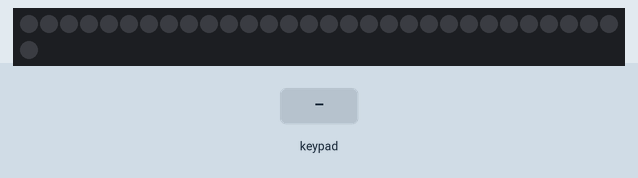
Simulated run of this sketch. Board: Arduino Uno, built with avr-gcc and run on an emulated ATmega328P. Shown: 31 RGB LEDs in strip order, left to right, continuing on the next row. Inputs (shaded band) come from the test bench. Dim RGB values are drawn brighter than linear; random numbers use the default seed unless the sketch sets one.

Above: at 1.2 s.
1.3 s: keypad keys 7 6 5 4 # pressed 0.4 s apart
At 4.8 s:
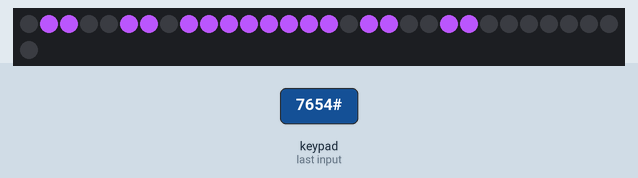
5.0 s: keypad keys 7 6 5 4 * pressed 0.4 s apart
At 8.7 s:
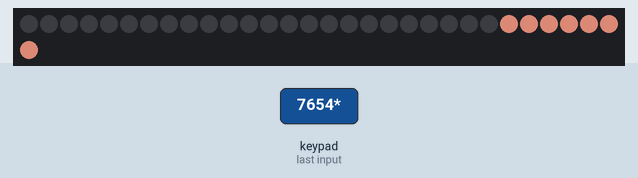
9.5 s: key '1' pressed
At 10.8 s:
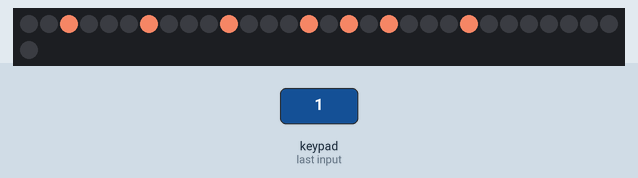
11.2 s: keypad keys 7 6 5 4 A pressed 0.4 s apart
At 15.5 s:
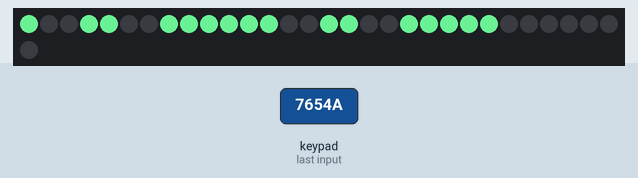
15.8 s: key '2' pressed
At 16.5 s:
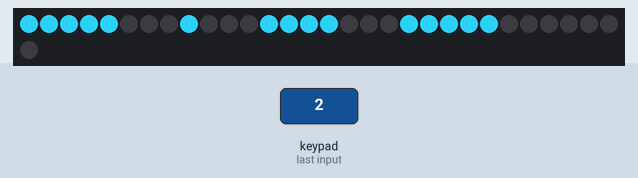
17.5 s: keypad keys 7 6 5 4 D pressed 0.4 s apart
At 21.2 s:
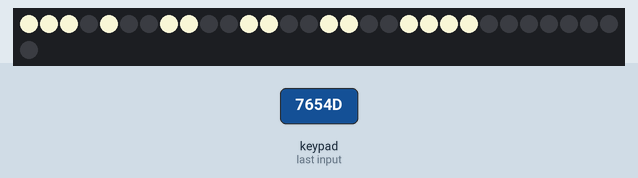
Timing chart, 0 to 22.7 s (numbered marks = the images above; inputs shaded):
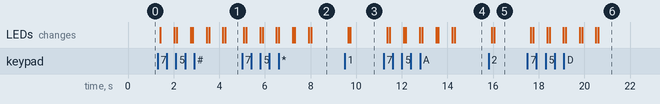

Measured:
- after the input at 1.3 s, the LEDs: first change after 0.12 s (image 1 shows a later state)
- after the input at 5.0 s, the LEDs: first change after 0.08 s (image 2 shows a later state)
- after the input at 9.5 s, the LEDs: first change after 0.14 s (image 3 shows a later state)
- after the input at 11.2 s, the LEDs: first change after 0.16 s (image 4 shows a later state)
- after the input at 15.8 s, the LEDs: first change after 0.13 s (image 5 shows a later state)
- after the input at 17.5 s, the LEDs: first change after 0.16 s (image 6 shows a later state)

The sketch:

npss2.ino
```cpp
#include <Adafruit_NeoPixel.h>
#include <Keypad.h>

#define ROWS 4
#define COLS 4

int PIN = 8;
int NUMPIXELS = 31;
Adafruit_NeoPixel pixels(NUMPIXELS, PIN, NEO_GRB);
int RanR, RanG, RanB;

byte rowPins[ROWS] = {7, 6, 5, 4};
byte colPins[COLS] = {3, 2, 1, 0};

char hexaKeys[ROWS][COLS] = {
  {'1', '2', '3', 'A'},
  {'4', '5', '6', 'B'},
  {'7', '8', '9', 'C'},
  {'*', '0', '#', 'D'},
};

Keypad customKeypad = Keypad(
  makeKeymap(hexaKeys),
  rowPins,
  colPins,
  ROWS,
  COLS
);

void setup()
{
  randomSeed(analogRead(A0));
  pixels.begin();
}

void loop()
{
  RanR = random(0,256);
  RanG = random(0,256);
  RanB = random(0,256);
  delay(100);
  redirect();
}
void redirect()
{
  char customKey = customKeypad.getKey();
  if (customKey == '1'){
    clear();
    colf3();
    pixels.setPixelColor(16, RanR, RanG, RanB);
  }
  if (customKey == '2'){
    clear();
    row1();
    row4();
    row6();
    pixels.setPixelColor(4, RanR, RanG, RanB);
    pixels.setPixelColor(8, RanR, RanG, RanB);
    pixels.setPixelColor(19, RanR, RanG, RanB);
  }
  if (customKey == '3'){
    clear();
    row1();
    row4();
    row6();
    colf4();
  }
  if (customKey == 'A'){
    clear();
    colf1();
    colf4();
    row3();
    row6();
  }
  if (customKey == '4'){
    clear();
    colf4();
    row4();
    pixels.setPixelColor(16, RanR, RanG, RanB);
    pixels.setPixelColor(20, RanR, RanG, RanB);
  }
  if (customKey == '5'){
    clear();
    row6();
    row4();
    row1();
    pixels.setPixelColor(16, RanR, RanG, RanB);
    pixels.setPixelColor(7, RanR, RanG, RanB);
    pixels.setPixelColor(11, RanR, RanG, RanB);
  }
  if (customKey == '6'){
    clear();
    colf1();
    row1();
    row4();
    row6();
    pixels.setPixelColor(16, RanR, RanG, RanB);
    pixels.setPixelColor(7, RanR, RanG, RanB);
    pixels.setPixelColor(11, RanR, RanG, RanB);
  }
  if (customKey == 'B'){
    clear();
    colf1();
    row1();
    row4();
    pixels.setPixelColor(18, RanR, RanG, RanB);
    pixels.setPixelColor(21, RanR, RanG, RanB);
    pixels.setPixelColor(22, RanR, RanG, RanB);
  }
  if (customKey == '7'){
    clear();
    row6();
    pixels.setPixelColor(19, RanR, RanG, RanB);
    pixels.setPixelColor(14, RanR, RanG, RanB);
    pixels.setPixelColor(10, RanR, RanG, RanB);
    pixels.setPixelColor(6, RanR, RanG, RanB);
    pixels.setPixelColor(2, RanR, RanG, RanB);
  }
  if (customKey == '8'){
    clear();
    colf1();
    colf4();
    row6();
    row4();
    row1();
  }
  if (customKey == '9'){
    clear();
    colf1();
    row6();
    row4();
    row1();
    pixels.setPixelColor(16, RanR, RanG, RanB);
  }
  if (customKey == 'C'){
    clear();
    colf1();
    row6();
    row1();
  }
  if (customKey == '*'){
    clear();
    pixels.setPixelColor(30, RanR, RanG, RanB);
    pixels.setPixelColor(29, RanR, RanG, RanB);
    pixels.setPixelColor(28, RanR, RanG, RanB);
    pixels.setPixelColor(27, RanR, RanG, RanB);
    pixels.setPixelColor(26, RanR, RanG, RanB);
    pixels.setPixelColor(25, RanR, RanG, RanB);
    pixels.setPixelColor(24, RanR, RanG, RanB);
  }
  if (customKey == '0'){
    clear();
    colf1();
    colf4();
    row1();
    row6();
  }
  if (customKey == '#'){
    clear();
    colf2();
    colf3();
    row3();
    row4();
  }
  if (customKey == 'D'){
    clear();
    colf1();
    pixels.setPixelColor(1, RanR, RanG, RanB);
    pixels.setPixelColor(2, RanR, RanG, RanB);
    pixels.setPixelColor(7, RanR, RanG, RanB);
    pixels.setPixelColor(11, RanR, RanG, RanB);
    pixels.setPixelColor(15, RanR, RanG, RanB);
    pixels.setPixelColor(19, RanR, RanG, RanB);
    pixels.setPixelColor(21, RanR, RanG, RanB);
    pixels.setPixelColor(22, RanR, RanG, RanB);
  }
  pixels.show();
  delay(100);
}
void colf1()
{
  pixels.setPixelColor(0, RanR, RanG, RanB);
  pixels.setPixelColor(4, RanR, RanG, RanB);
  pixels.setPixelColor(8, RanR, RanG, RanB);
  pixels.setPixelColor(12, RanR, RanG, RanB);
  pixels.setPixelColor(16, RanR, RanG, RanB);
  pixels.setPixelColor(20, RanR, RanG, RanB);
  pixels.show();
}

void colf2()
{
  pixels.setPixelColor(1, RanR, RanG, RanB);
  pixels.setPixelColor(5, RanR, RanG, RanB);
  pixels.setPixelColor(9, RanR, RanG, RanB);
  pixels.setPixelColor(13, RanR, RanG, RanB);
  pixels.setPixelColor(17, RanR, RanG, RanB);
  pixels.setPixelColor(21, RanR, RanG, RanB);
  pixels.show();
}

void colf3()
{
  pixels.setPixelColor(2, RanR, RanG, RanB);
  pixels.setPixelColor(6, RanR, RanG, RanB);
  pixels.setPixelColor(10, RanR, RanG, RanB);
  pixels.setPixelColor(14, RanR, RanG, RanB);
  pixels.setPixelColor(18, RanR, RanG, RanB);
  pixels.setPixelColor(22, RanR, RanG, RanB);
  pixels.show();
}

void colf4()
{
  pixels.setPixelColor(3, RanR, RanG, RanB);
  pixels.setPixelColor(7, RanR, RanG, RanB);
  pixels.setPixelColor(11, RanR, RanG, RanB);
  pixels.setPixelColor(15, RanR, RanG, RanB);
  pixels.setPixelColor(19, RanR, RanG, RanB);
  pixels.setPixelColor(23, RanR, RanG, RanB);
  pixels.show();
}

void row1()
{
  pixels.setPixelColor(0, RanR, RanG, RanB);
  pixels.setPixelColor(1, RanR, RanG, RanB);
  pixels.setPixelColor(2, RanR, RanG, RanB);
  pixels.setPixelColor(3, RanR, RanG, RanB);
  pixels.show();
}
void row2()
{
  pixels.setPixelColor(4, RanR, RanG, RanB);
  pixels.setPixelColor(5, RanR, RanG, RanB);
  pixels.setPixelColor(6, RanR, RanG, RanB);
  pixels.setPixelColor(7, RanR, RanG, RanB);
  pixels.show();
}
void row3()
{
  pixels.setPixelColor(8, RanR, RanG, RanB);
  pixels.setPixelColor(9, RanR, RanG, RanB);
  pixels.setPixelColor(10, RanR, RanG, RanB);
  pixels.setPixelColor(11, RanR, RanG, RanB);
  pixels.show();
}
void row4()
{
  pixels.setPixelColor(12, RanR, RanG, RanB);
  pixels.setPixelColor(13, RanR, RanG, RanB);
  pixels.setPixelColor(14, RanR, RanG, RanB);
  pixels.setPixelColor(15, RanR, RanG, RanB);
  pixels.show();
}
void row5()
{
  pixels.setPixelColor(16, RanR, RanG, RanB);
  pixels.setPixelColor(17, RanR, RanG, RanB);
  pixels.setPixelColor(18, RanR, RanG, RanB);
  pixels.setPixelColor(19, RanR, RanG, RanB);
  pixels.show();
}
void row6()
{
  pixels.setPixelColor(20, RanR, RanG, RanB);
  pixels.setPixelColor(21, RanR, RanG, RanB);
  pixels.setPixelColor(22, RanR, RanG, RanB);
  pixels.setPixelColor(23, RanR, RanG, RanB);
  pixels.show();
}
void clear()
{
  for(int i = 0; i < NUMPIXELS; i++){
    pixels.setPixelColor(i, 0, 0, 0);
  }
  pixels.show();
  delay(100);
}
```
